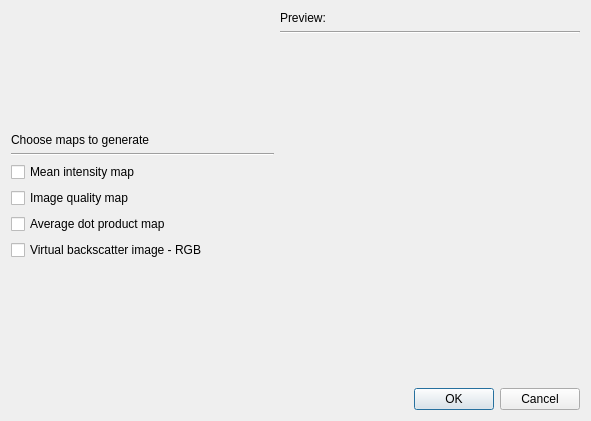
<?xml version="1.0" encoding="UTF-8"?>
<ui version="4.0">
 <class>Dialog</class>
 <widget class="QDialog" name="Dialog">
  <property name="geometry">
   <rect>
    <x>0</x>
    <y>0</y>
    <width>591</width>
    <height>421</height>
   </rect>
  </property>
  <property name="windowTitle">
   <string>Dialog</string>
  </property>
  <layout class="QGridLayout" name="gridLayout_2">
   <item row="0" column="0">
    <layout class="QGridLayout" name="gridLayout">
     <item row="1" column="1">
      <layout class="QVBoxLayout" name="verticalLayout_2">
       <item>
        <widget class="QLabel" name="label_2">
         <property name="text">
          <string>Preview:</string>
         </property>
        </widget>
       </item>
       <item>
        <widget class="Line" name="line_2">
         <property name="orientation">
          <enum>Qt::Horizontal</enum>
         </property>
        </widget>
       </item>
       <item>
        <widget class="MplWidget" name="widget" native="true">
         <property name="sizePolicy">
          <sizepolicy hsizetype="Preferred" vsizetype="Expanding">
           <horstretch>0</horstretch>
           <verstretch>0</verstretch>
          </sizepolicy>
         </property>
         <property name="minimumSize">
          <size>
           <width>300</width>
           <height>300</height>
          </size>
         </property>
        </widget>
       </item>
      </layout>
     </item>
     <item row="1" column="0">
      <layout class="QVBoxLayout" name="verticalLayout">
       <item>
        <spacer name="verticalSpacer_2">
         <property name="orientation">
          <enum>Qt::Vertical</enum>
         </property>
         <property name="sizeHint" stdset="0">
          <size>
           <width>20</width>
           <height>40</height>
          </size>
         </property>
        </spacer>
       </item>
       <item>
        <widget class="QLabel" name="label">
         <property name="sizePolicy">
          <sizepolicy hsizetype="Preferred" vsizetype="Fixed">
           <horstretch>0</horstretch>
           <verstretch>0</verstretch>
          </sizepolicy>
         </property>
         <property name="text">
          <string>Choose maps to generate</string>
         </property>
        </widget>
       </item>
       <item>
        <widget class="Line" name="line">
         <property name="orientation">
          <enum>Qt::Horizontal</enum>
         </property>
        </widget>
       </item>
       <item>
        <widget class="QCheckBox" name="checkBoxMIM">
         <property name="text">
          <string>Mean intensity map</string>
         </property>
        </widget>
       </item>
       <item>
        <widget class="QCheckBox" name="checkBoxIQM">
         <property name="text">
          <string>Image quality map</string>
         </property>
        </widget>
       </item>
       <item>
        <widget class="QCheckBox" name="checkBoxADP">
         <property name="text">
          <string>Average dot product map</string>
         </property>
        </widget>
       </item>
       <item>
        <widget class="QCheckBox" name="checkBoxVBSE">
         <property name="text">
          <string>Virtual backscatter image - RGB</string>
         </property>
        </widget>
       </item>
       <item>
        <spacer name="verticalSpacer">
         <property name="orientation">
          <enum>Qt::Vertical</enum>
         </property>
         <property name="sizeHint" stdset="0">
          <size>
           <width>20</width>
           <height>40</height>
          </size>
         </property>
        </spacer>
       </item>
      </layout>
     </item>
    </layout>
   </item>
   <item row="1" column="0">
    <widget class="QDialogButtonBox" name="buttonBox">
     <property name="standardButtons">
      <set>QDialogButtonBox::Cancel|QDialogButtonBox::Ok</set>
     </property>
    </widget>
   </item>
  </layout>
 </widget>
 <customwidgets>
  <customwidget>
   <class>MplWidget</class>
   <extends>QWidget</extends>
   <header>mplwidget.h</header>
   <container>1</container>
  </customwidget>
 </customwidgets>
 <resources/>
 <connections/>
</ui>
